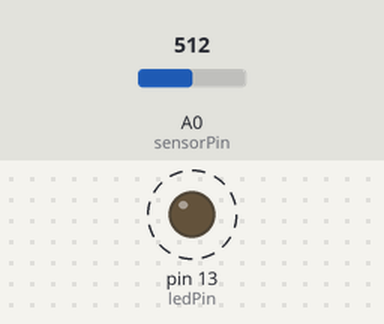
The sketch below on a simulated Arduino Uno, built with avr-gcc and run on an emulated ATmega328P. Shown: output pins drawn as LEDs (lit = HIGH). Dashed ring = blinking. The inputs (shaded band) are chosen by the test bench; at power-on: A0 (sensorPin) = 512.

Above: at 1.8 s.
1.9 s: A0 (sensorPin) set to 0
At 3.3 s:
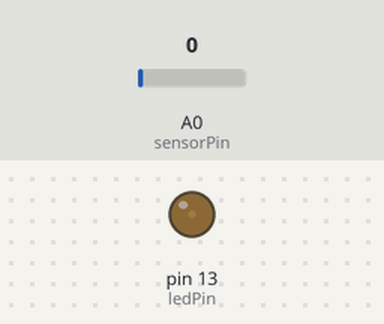
3.6 s: A0 (sensorPin) set to 122
At 3.9 s:
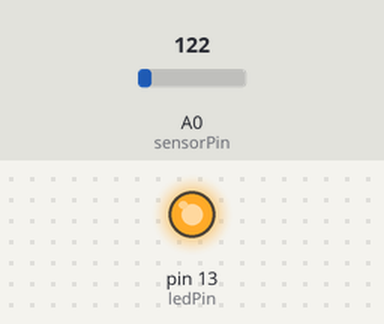
Timing chart, 0 to 13.1 s (numbered marks = the images above; inputs shaded):
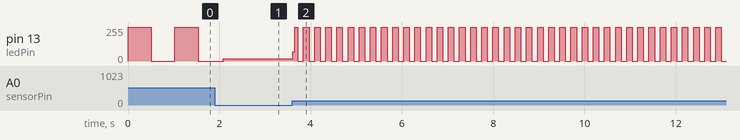

Measured:
- after the input at 3.6 s, pin 13 (ledPin): 16/255 → 68/255 at once, then moves between 0/255 and 255/255, repeating every 0.24 s
- by itself, pin 13 (ledPin): alternates 255/255 for 0.51 s and 0/255 for 0.51 s

The sketch:

sketch_dec28b.ino
```cpp
int sensorPin = 0;
int ledPin = 13;
void setup() {
  pinMode(ledPin, OUTPUT);

}

void loop() {
  int interval;
  interval = analogRead(sensorPin);
  digitalWrite(ledPin, HIGH);
  delay(interval);
  digitalWrite(ledPin, LOW);
  delay(interval);

}
```
